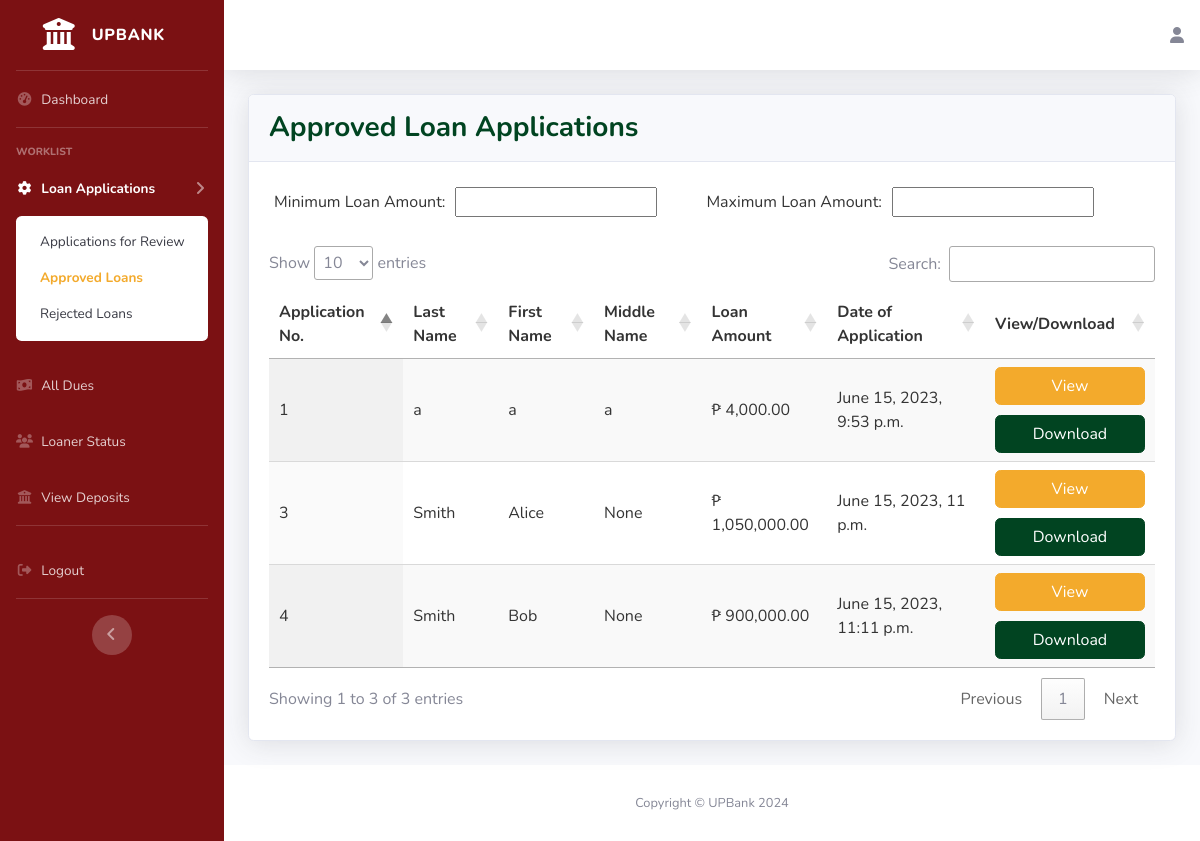
The page /bank-officer/approved on the database as committed earlier.
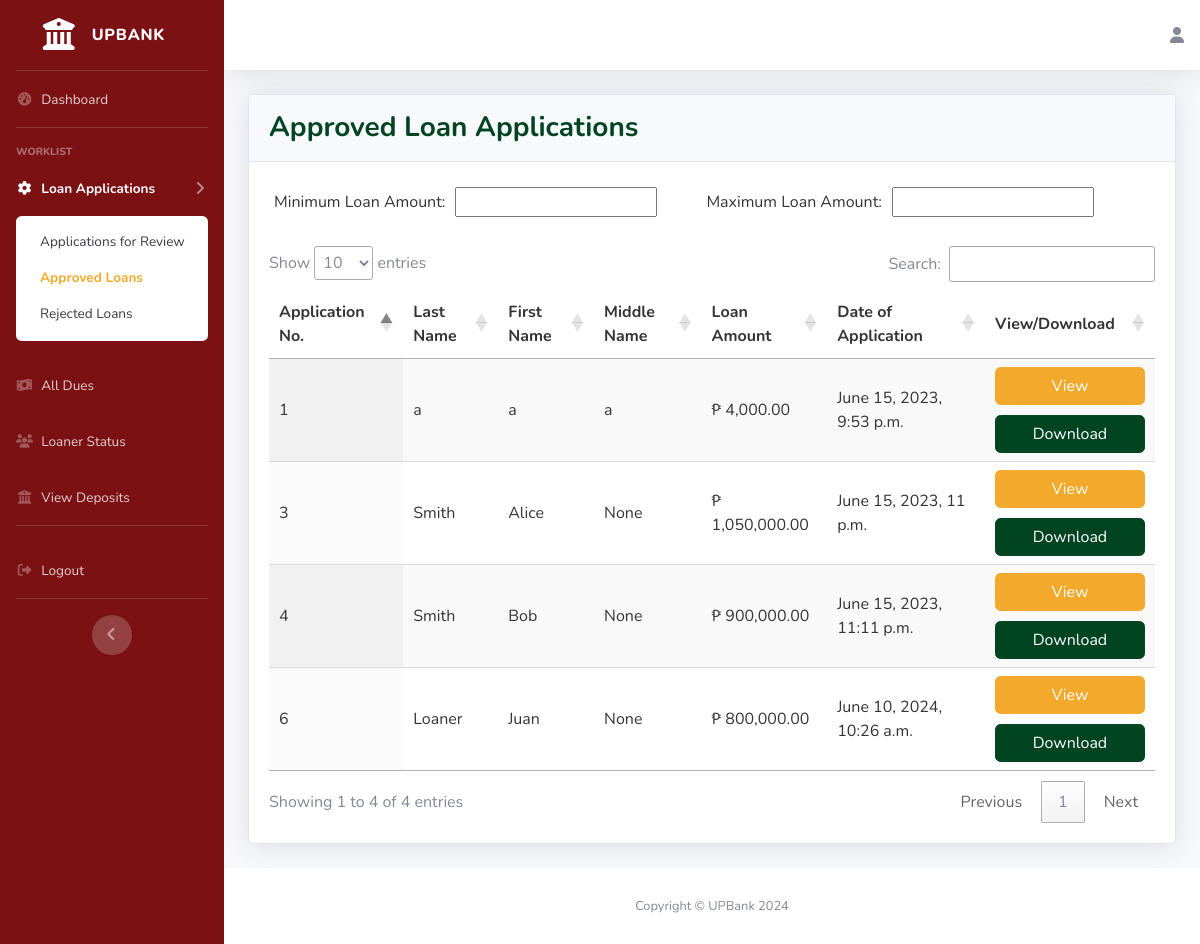
The same page on the database as committed later.
### loans_borrower/models.py (models this page shows, shortened)
class Loans(models.Model):
    STATUS = (
        ('For Review', 'For Review'),
        ('Approved', 'Approved'),
        ('Rejected', 'Rejected'),
    )
    CIV_STATUS = (
        ('Married', 'Married'),
        ('Separated', 'Separated'),
        ('Single', 'Single'),
        ('Widower', 'Widower'),
    )
    LEN_STAY = (
        ('Months', 'Months'),
        ('Years', 'Years'),
    )
    HOME_OWN = (
        ('Mortgage', 'Mortgage'),
        ('Rented', 'Rented'),
        ('Owned', 'Owned'),
        ('Used Free/Living with Parents/Relatives', 'Used Free/Living with Parents/Relatives'),
    )
    PHONE_TYPE = (
        ('Home', 'Home'),
        ('Mobile', 'Mobile'),
    )
    PRIME_INCOME = (
        ('Employment', 'Employment'),
        ('Business', 'Business'),
    )
    EMP_TYPE = (
        ('Local(Government)', 'Local(Government)'),
        ('Local(Private)', 'Local(Private)'),
        ('OFW Non-Immigrant(Government)', 'OFW Non-Immigrant(Government)'),
        ('OFW Non-Immigrant(Private)', 'OFW Non-Immigrant(Private)'),
    )
    LOAN_TAG = (
        ('Pending', 'Pending'),
        ('Delinquent', 'Delinquent'),
        ('In-Loan Default', 'In-Loan Default'),
        ('Completed', 'Completed'),
    )
    app_date = models.DateTimeField(null=True, blank=True)
    status = models.CharField(default='For Review',max_length=100, choices=STATUS, null=True)
    make = models.CharField(max_length=100, null=True, blank=False)
    model = models.CharField(max_length=100, null=True, blank=False)
    sell_price = models.DecimalField(max_digits=50, decimal_places=2, null=True, blank=False)
    dp_percent = models.PositiveIntegerField(null=True, blank=False)
    dp_amt = models.DecimalField(max_digits=50, decimal_places=2, null=True, blank=False)
    loan_amt = models.DecimalField(max_digits=50, decimal_places=2, null=True, blank=False)
    no_of_payments = models.IntegerField(null=True, blank=False)
    loan_bal = models.DecimalField(default=0,max_digits=50, decimal_places=2, null=True, blank=True)
    user = models.ForeignKey(User, on_delete=models.CASCADE, null=True, blank=True)
    first_name = models.CharField(max_length=100, null=True, blank=False)
    middle_name = models.CharField(max_length=100, null=True, blank=True)
    last_name = models.CharField(max_length=100, null=True, blank=False)
    birthdate = models.DateField(null=True, blank=False)
    civ_status = models.CharField(max_length=100, choices=CIV_STATUS, null=True, blank=False)
    unit_no = models.CharField(max_length=100, null=True, blank=False)
    condo_name = models.CharField(max_length=100, null=True, blank=True)
    street = models.CharField(max_length=100, null=True, blank=False)
    subdiv_brgy = models.CharField(max_length=100, null=True, blank=False)
    city = models.CharField(max_length=100, null=True, blank=False)
    municip_prov = models.CharField(max_length=100, null=True, blank=False)
    country = models.CharField(max_length=100, null=True, blank=False)
    len_stay = models.CharField(max_length=100, choices=LEN_STAY, null=True, blank=False)
    len_stay_num = models.IntegerField(null=True, blank=False)
    home_own = models.CharField(max_length=100, choices=HOME_OWN, null=True, blank=False)
    phone_type = models.CharField(max_length=100, choices=PHONE_TYPE, null=True, blank=False)
    home_num = models.CharField(max_length=100, null=True, blank=True)
    mobile_num = PhoneNumberField(max_length=100, null=True, blank=True)
    email_add = models.CharField(max_length=100, null=True, blank=False)
    prime_income = models.CharField(max_length=100, choices=PRIME_INCOME, null=True, blank=False)
    emp_type = models.CharField(max_length=100, choices=EMP_TYPE, null=True, blank=True)
    emp_name = models.CharField(max_length=100, null=True, blank=True)
    job_pos = models.CharField(max_length=100, null=True, blank=True)
    emp_tenure = models.CharField(max_length=100, choices=LEN_STAY, null=True, blank=True)
    emp_tenure_num = models.IntegerField(null=True, blank=True)
    emp_monthly_income = models.DecimalField(max_digits=50, decimal_places=2, null=True, blank=True)
    emp_work_no = models.CharField(max_length=100, null=True, blank=True)
    bsns_type = models.CharField(default="Self-Employed", max_length=100, null=True, blank=True)
    bsns_name = models.CharField(max_length=100, null=True, blank=True)
    bsns_tenure = models.CharField(max_length=100, choices=LEN_STAY, null=True, blank=True)
    bsns_tenure_num = models.IntegerField(null=True, blank=True)
    bsns_monthly_income = models.DecimalField(max_digits=50, decimal_places=2, null=True, blank=True)
    bsns_work_no = models.CharField(max_length=100, null=True, blank=True)
    bsns_unit_no = models.CharField(max_length=100, null=True, blank=True)
    bsns_condo_name = models.CharField(max_length=100, null=True, blank=True)
    bsns_street = models.CharField(max_length=100, null=True, blank=True)
    bsns_subdiv_brgy = models.CharField(max_length=100, null=True, blank=True)
    bsns_city = models.CharField(max_length=100, null=True, blank=True)
    bsns_municip_prov = models.CharField(max_length=100, null=True, blank=True)
    bsns_country = models.CharField(max_length=100, null=True, blank=True)
    loan_docs = models.FileField(upload_to='loan_docs/', null=True, blank=True)
    loan_tag = models.CharField(default='Pending', max_length=100, choices=LOAN_TAG, null=True, blank=True)

### bank_officer/views.py (the view)
# urls.py: path('approved', views.approved, name="approved"),
def approved (request):
    loans = Loans.objects.filter(status='Approved')
    data = {
        'loans' : loans,
    }
    return render(request, 'bank_officer/approved.html', data)

### bank_officer/templates/bank_officer/approved.html (shortened to what this page needs)
{% extends 'bank_officer/navbar.html' %}
{% load static %}
{% block content %}
{% load humanize %}
    <div class="card shadow mb-4">
        <div class="card-header py-3">
            <h3 class="m-0 font-weight-bold" style="color:#014421">Approved Loan Applications</h3>
        </div>
        <div class="card-body">
            <div class="table-responsive">
                <table border="0" cellspacing="5" cellpadding="5">
                <tbody><tr>
                    <td style="color: #343434">Minimum Loan Amount:</td>
                    <td ><input type="text" id="min" name="min" style="color: #343434"></td>
                    <td>&nbsp;&nbsp;&nbsp;&nbsp;&nbsp;&nbsp;&nbsp;</td>
                    <td style="color: #343434">Maximum Loan Amount:</td>
                    <td><input type="text" id="max" name="max" style="color: #343434"></td>
                </tr>
                </tbody></table> <br>
                <table id="example" class="display" style="width:100%">
                    <thead>
                        <tr>
                            <th>Application No.</th>
                            <th>Last Name</th>
                            <th>First Name</th>
                            <th>Middle Name</th>
                            <th>Loan Amount</th>
                            <th>Date of Application</th>
                            <th>View/Download</th>
                        </tr>
                    </thead>
                    <tbody>
                        {% for loan in loans %}
                            <tr onclick="window.location='{% url 'loan-app' loan.id %}'">
                                <td>{{loan.id}}</a></td>
                                <td>{{loan.last_name}}</td>
                                <td>{{loan.first_name}}</td>
                                <td>{{loan.middle_name}}</td>
                                <td>₱ {{loan.loan_amt|intcomma}}</td>
                                <td>{{loan.app_date}}</td>
                                <td>
                                    <div>
                                        <button id="submit_button" type="submit" class="btn btn-primary login-button button-width" style="background-color: #F3AA2C !important; border-color: #F3AA2C !important;">
                                        <a href="{% url 'loan-app' loan.id %}" style="color:white;">View</a></button>
                                    </div>
                                    <div style="padding-top: 10px;">
                                        <button id="submit_button" type="submit" class="btn btn-primary login-button button-width" style="background-color: #014421 !important; border-color: #014421 !important;">
                                        <a href="{% url 'generate-pdf' loan.id %}" style="color:white">Download</a></button>
                                    </div>
                                </td>
                            </tr>
                        {% endfor %}
                    </tbody>
                </table>
            </div>
        </div>
    </div>
{% endblock content %}

Rows that differ between the two databases and show on the page:
added Loans: id "6", last_name "Loaner", first_name "Juan", middle_name "None", loan_amt "800,000.00", app_date "June 10, 2024, 10:26 a.m."
Other text that changed with them:
text written by a page script: "Show entries Search: Showing 1 to 3 of 3 entries Previous 1 Next" → "Show entries Search: Showing 1 to 4 of 4 entries Previous 1 Next"
